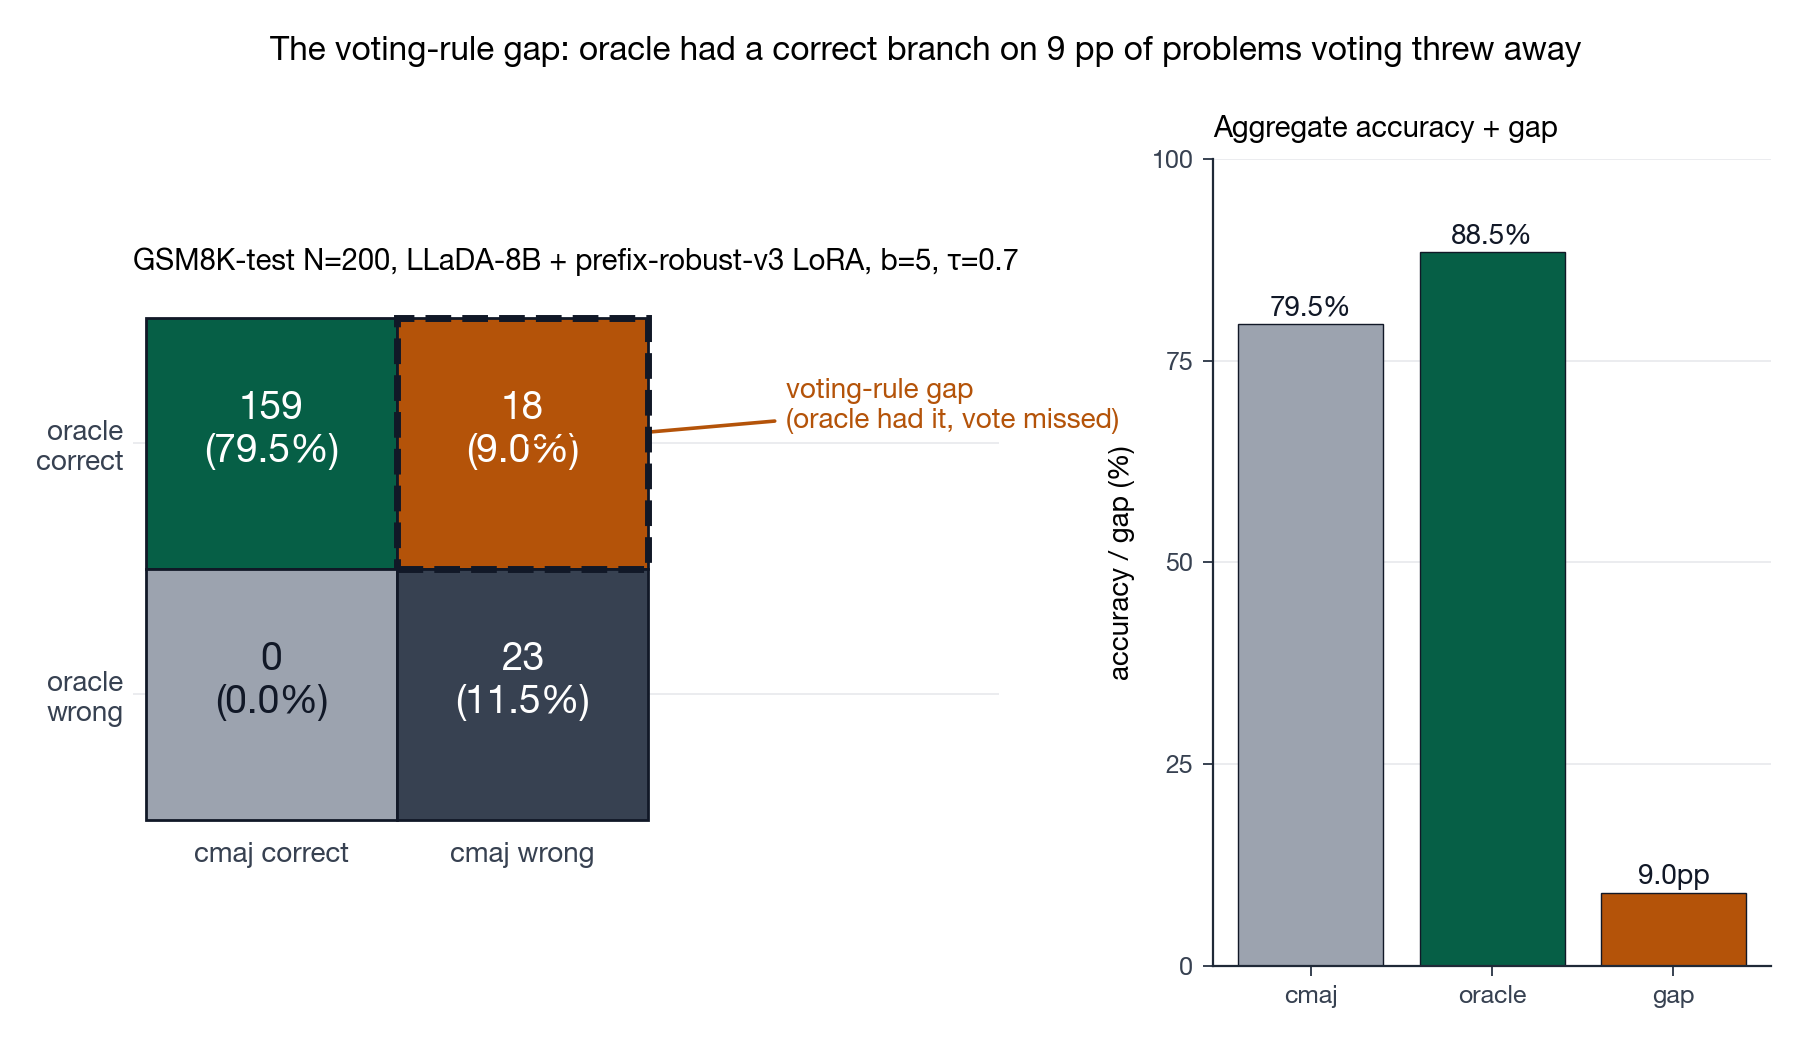

Reproduce this figure in Python.
"""Figure — Voting-rule gap confusion matrix on GSM8K-test N=200.

Per-problem 2x2 contingency: cmaj-correct/wrong x oracle-correct/wrong.
Substrate: e4/results/raw_cmaj_k64_seed0_b5_v3LoRA_N200.jsonl
(LLaDA-8B + prefix-robust-v3 LoRA, 5 branches, k=64, tau=0.7).

Numbers (computed from JSONL):
  cmaj correct       159 / 200 = 79.5%
  oracle correct     177 / 200 = 88.5%
  voting gap          18 / 200 =  9.0pp
  both right         159 (the easy cells)
  ORACLE-ONLY (gap)   18  <-- voting threw away a correct branch
  cmaj-only            0  (impossible by construction)
  both wrong          23

Outputs:
  phase2/figures/fig_voting_gap_confusion.png
  phase2/figures/fig_voting_gap_confusion.pdf
"""

from __future__ import annotations

import json
import re
import sys
from pathlib import Path

import matplotlib.pyplot as plt
import numpy as np

REPO_ROOT = Path(__file__).resolve().parents[2]
HERE = Path(__file__).resolve().parent
sys.path.insert(0, str(HERE))
from palette import PALETTE  # noqa: E402

plt.style.use(str(HERE / "sfumato.mplstyle"))

OUT_DIR = HERE
JSONL = REPO_ROOT / "e4" / "results" / "raw_cmaj_k64_seed0_b5_v3LoRA_N200.jsonl"

PAT_STRICT = re.compile(r"(?:####|Answer:)\s*(-?\$?\d[\d,]*\.?\d*)")
NUM_PAT = re.compile(r"-?\$?\d[\d,]*\.?\d*")


def extract(s: str) -> str | None:
    if not s:
        return None
    m = PAT_STRICT.search(s)
    if m:
        return m.group(1).replace(",", "").replace("$", "")
    nums = NUM_PAT.findall(s)
    return nums[-1].replace(",", "").replace("$", "") if nums else None


def norm(s: str) -> str:
    return s.replace(",", "").replace("$", "").strip()


def compute_cells() -> dict:
    cells = {"both_right": 0, "oracle_only": 0, "cmaj_only": 0, "both_wrong": 0}
    n = 0
    for line in JSONL.open():
        rec = json.loads(line)
        n += 1
        gold = norm(rec["gold"])
        cmaj_pred = norm(str(rec["pred"]))
        cmaj_ok = cmaj_pred == gold
        branches = [
            extract(rec["trace"].get(f"branch_{i}", "") or "") for i in range(5)
        ]
        branches = [norm(b) for b in branches if b is not None]
        oracle_ok = gold in branches
        if cmaj_ok and oracle_ok:
            cells["both_right"] += 1
        elif (not cmaj_ok) and oracle_ok:
            cells["oracle_only"] += 1
        elif cmaj_ok and not oracle_ok:
            cells["cmaj_only"] += 1
        else:
            cells["both_wrong"] += 1
    cells["n"] = n
    cells["cmaj_acc"] = (cells["both_right"] + cells["cmaj_only"]) / n
    cells["oracle_acc"] = (cells["both_right"] + cells["oracle_only"]) / n
    cells["gap_pp"] = (cells["oracle_only"] - cells["cmaj_only"]) / n * 100
    return cells


def draw() -> None:
    c = compute_cells()
    n = c["n"]

    # 2x2 matrix, rows = oracle (top: had-it / bottom: no-correct-branch),
    # cols = cmaj (left: voting-correct / right: voting-wrong).
    matrix = np.array(
        [
            [c["both_right"], c["oracle_only"]],   # oracle correct
            [c["cmaj_only"],  c["both_wrong"]],    # oracle wrong
        ]
    )
    cell_pct = matrix / n * 100

    fig = plt.figure(figsize=(9.0, 5.6))
    gs = fig.add_gridspec(
        1, 2, width_ratios=[1.55, 1.0], wspace=0.30,
        left=0.06, right=0.97, top=0.85, bottom=0.13,
    )
    ax = fig.add_subplot(gs[0, 0])
    ax2 = fig.add_subplot(gs[0, 1])

    # ---- Panel (a): the 2x2 contingency -----------------------------
    cmap_colors = [
        # both-right (green-ish ok), oracle-only GAP (warn), cmaj-only impossible (gray), both-wrong (gray)
        [PALETTE.ok, PALETTE.warn],
        [PALETTE.base, PALETTE.sub],
    ]
    for r in range(2):
        for cc in range(2):
            face = cmap_colors[r][cc]
            edge = PALETTE.ink
            rect = plt.Rectangle(
                (cc, 1 - r), 1, 1,
                facecolor=face, edgecolor=edge, linewidth=1.0, zorder=1,
            )
            ax.add_patch(rect)
            count = matrix[r, cc]
            pct = cell_pct[r, cc]
            txt = f"{count}\n({pct:.1f}%)"
            color = "white" if face != PALETTE.base else PALETTE.ink
            ax.text(
                cc + 0.5, 1 - r + 0.55, txt,
                ha="center", va="center", color=color,
                fontsize=14, fontweight="bold", zorder=3,
            )
    # Highlight the GAP cell
    gap_rect = plt.Rectangle(
        (1, 1), 1, 1, facecolor="none",
        edgecolor=PALETTE.ink, linewidth=2.5, zorder=4,
        linestyle="--",
    )
    ax.add_patch(gap_rect)
    ax.annotate(
        "voting-rule gap\n(oracle had it, vote missed)",
        xy=(1.5, 1.5), xytext=(2.55, 1.65),
        ha="left", va="center", fontsize=10, color=PALETTE.warn,
        arrowprops=dict(arrowstyle="-", color=PALETTE.warn, lw=1.3),
    )

    ax.set_xlim(-0.05, 3.4)
    ax.set_ylim(-0.05, 2.10)
    ax.set_xticks([0.5, 1.5])
    ax.set_xticklabels(["cmaj correct", "cmaj wrong"], fontsize=10)
    ax.set_yticks([0.5, 1.5])
    ax.set_yticklabels(["oracle\nwrong", "oracle\ncorrect"], fontsize=10)
    ax.tick_params(axis="both", which="both", length=0)
    ax.set_aspect("equal")
    for spine in ax.spines.values():
        spine.set_visible(False)
    ax.set_title(
        f"GSM8K-test N={n}, LLaDA-8B + prefix-robust-v3 LoRA, b=5, τ=0.7",
        fontsize=10.5, pad=8,
    )

    # ---- Panel (b): summary bar -------------------------------------
    bars = ["cmaj", "oracle", "gap"]
    vals = [c["cmaj_acc"] * 100, c["oracle_acc"] * 100, c["gap_pp"]]
    colors = [PALETTE.base, PALETTE.ok, PALETTE.warn]
    bbars = ax2.bar(bars, vals, color=colors, edgecolor=PALETTE.ink, linewidth=0.5)
    for bb, v in zip(bbars, vals):
        ax2.text(
            bb.get_x() + bb.get_width() / 2, bb.get_height() + 1.1,
            f"{v:.1f}%" if v > 30 else f"{v:.1f}pp",
            ha="center", fontsize=10, color=PALETTE.ink, fontweight="bold",
        )
    ax2.set_ylim(0, 100)
    ax2.set_yticks([0, 25, 50, 75, 100])
    ax2.set_ylabel("accuracy / gap (%)")
    ax2.set_title("Aggregate accuracy + gap", fontsize=10.5, pad=8)
    for spine in ["top", "right"]:
        ax2.spines[spine].set_visible(False)

    fig.suptitle(
        "The voting-rule gap: oracle had a correct branch on 9 pp of problems voting threw away",
        fontsize=12, fontweight="bold", y=0.96,
    )

    out_png = OUT_DIR / "fig_voting_gap_confusion.png"
    out_pdf = OUT_DIR / "fig_voting_gap_confusion.pdf"
    fig.savefig(out_png, dpi=200, bbox_inches="tight")
    fig.savefig(out_pdf, bbox_inches="tight")
    plt.close(fig)
    print(f"wrote {out_png}")
    print(f"wrote {out_pdf}")
    print(f"cells: {c}")


if __name__ == "__main__":
    draw()
